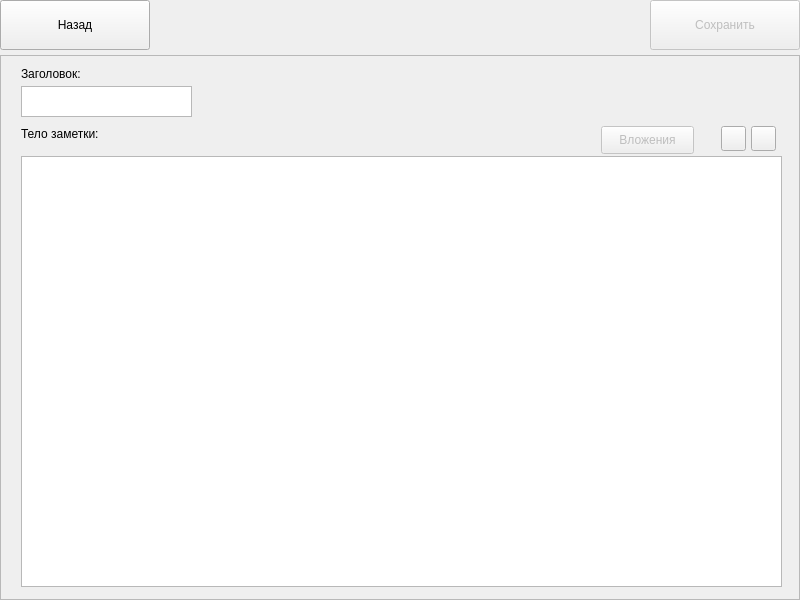
<?xml version="1.0" encoding="UTF-8"?>
<ui version="4.0">
 <class>window</class>
 <widget class="QMainWindow" name="window">
  <property name="geometry">
   <rect>
    <x>0</x>
    <y>0</y>
    <width>800</width>
    <height>600</height>
   </rect>
  </property>
  <property name="windowTitle">
   <string>Новая заметка</string>
  </property>
  <widget class="QWidget" name="centralwidget">
   <widget class="QPushButton" name="back_button">
    <property name="geometry">
     <rect>
      <x>0</x>
      <y>0</y>
      <width>150</width>
      <height>50</height>
     </rect>
    </property>
    <property name="text">
     <string>Назад</string>
    </property>
   </widget>
   <widget class="QScrollArea" name="scrollArea">
    <property name="geometry">
     <rect>
      <x>0</x>
      <y>55</y>
      <width>800</width>
      <height>545</height>
     </rect>
    </property>
    <property name="widgetResizable">
     <bool>true</bool>
    </property>
    <widget class="QWidget" name="scrollAreaWidgetContents">
     <property name="geometry">
      <rect>
       <x>0</x>
       <y>0</y>
       <width>798</width>
       <height>543</height>
      </rect>
     </property>
     <widget class="QTextEdit" name="input_title">
      <property name="geometry">
       <rect>
        <x>20</x>
        <y>30</y>
        <width>171</width>
        <height>31</height>
       </rect>
      </property>
     </widget>
     <widget class="QLabel" name="label_title">
      <property name="geometry">
       <rect>
        <x>20</x>
        <y>10</y>
        <width>80</width>
        <height>16</height>
       </rect>
      </property>
      <property name="text">
       <string>Заголовок:</string>
      </property>
     </widget>
     <widget class="QLabel" name="label_body">
      <property name="geometry">
       <rect>
        <x>20</x>
        <y>70</y>
        <width>90</width>
        <height>16</height>
       </rect>
      </property>
      <property name="text">
       <string>Тело заметки:</string>
      </property>
     </widget>
     <widget class="QTextEdit" name="input_body">
      <property name="geometry">
       <rect>
        <x>20</x>
        <y>100</y>
        <width>761</width>
        <height>431</height>
       </rect>
      </property>
     </widget>
     <widget class="QPushButton" name="add_image_button">
      <property name="geometry">
       <rect>
        <x>750</x>
        <y>70</y>
        <width>25</width>
        <height>25</height>
       </rect>
      </property>
      <property name="text">
       <string/>
      </property>
      <property name="icon">
       <iconset>
        <normaloff>icons/add_image.png</normaloff>icons/add_image.png</iconset>
      </property>
     </widget>
     <widget class="QPushButton" name="add_doc_button">
      <property name="geometry">
       <rect>
        <x>720</x>
        <y>70</y>
        <width>25</width>
        <height>25</height>
       </rect>
      </property>
      <property name="text">
       <string/>
      </property>
      <property name="icon">
       <iconset>
        <normaloff>icons/add_doc.png</normaloff>icons/add_doc.png</iconset>
      </property>
     </widget>
     <widget class="QPushButton" name="atachments_button">
      <property name="enabled">
       <bool>false</bool>
      </property>
      <property name="geometry">
       <rect>
        <x>600</x>
        <y>70</y>
        <width>93</width>
        <height>28</height>
       </rect>
      </property>
      <property name="text">
       <string>Вложения</string>
      </property>
     </widget>
    </widget>
   </widget>
   <widget class="QPushButton" name="save_note_button">
    <property name="enabled">
     <bool>false</bool>
    </property>
    <property name="geometry">
     <rect>
      <x>650</x>
      <y>0</y>
      <width>150</width>
      <height>50</height>
     </rect>
    </property>
    <property name="text">
     <string>Сохранить</string>
    </property>
   </widget>
  </widget>
 </widget>
 <resources/>
 <connections/>
</ui>
